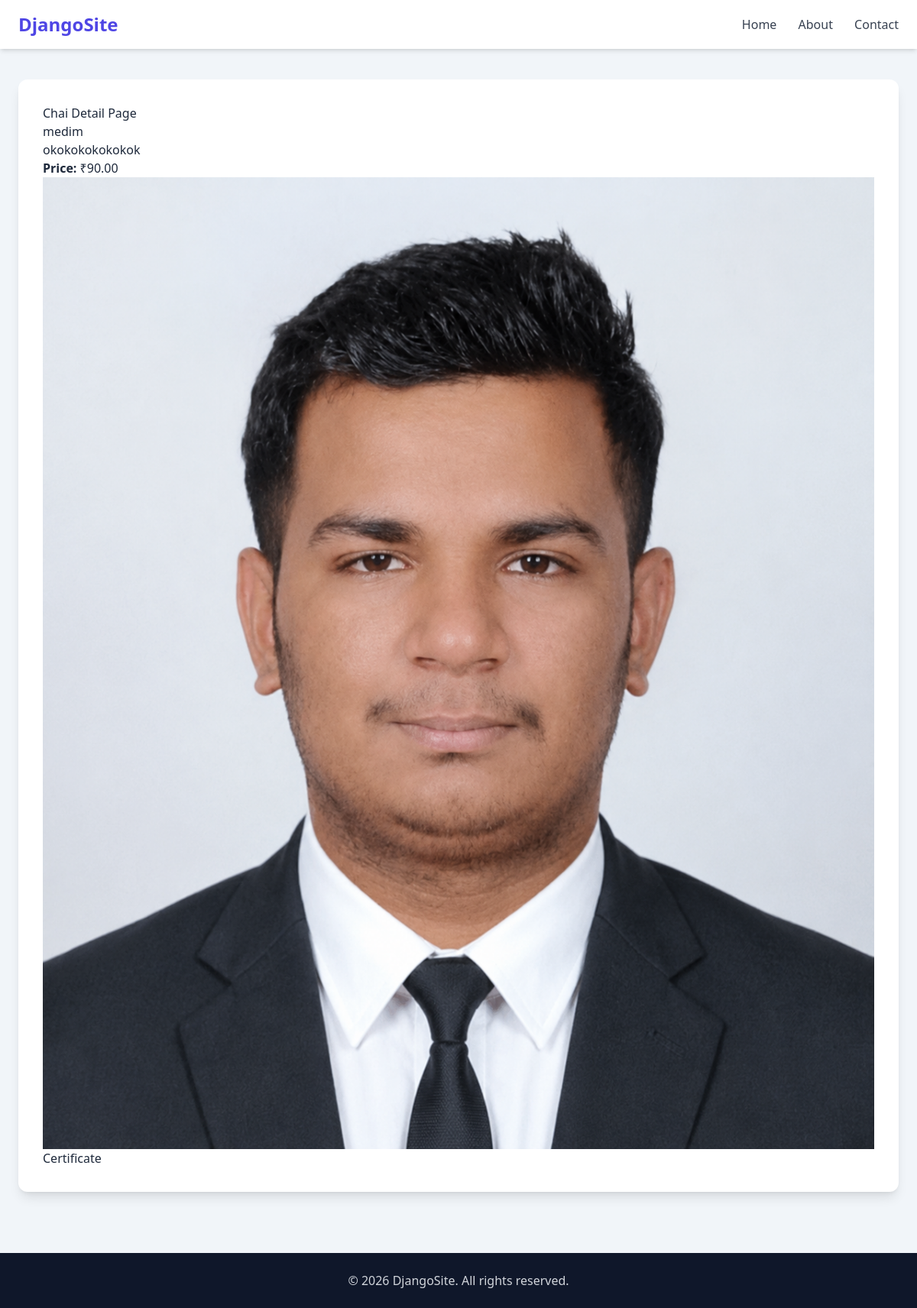
The page /chai/4/ on the database its author committed.
### chai/models.py (models this page shows, shortened)
class Chai_Varity(models.Model):
    CHAI_TYPE_CHOICES = [
    ('ML', 'MASALA'),
    ('GR', 'GINGER'),
    ('KL', 'KIWI'),
    ('PL', 'PLAIN'),
    ('EL', 'ELAICHI'),
   ]
    name = models.CharField(max_length=100)
    image = models.ImageField(upload_to='chais/')
    date_added = models.DateTimeField(default=timezone.now)
    type = models.CharField(max_length=2, choices=CHAI_TYPE_CHOICES, default='ML')
    description = models.TextField(default='')
    price = models.DecimalField(max_digits=6, decimal_places=2, default=0.00)

### chai/views.py (the view)
# urls.py: path('<int:chai_id>/',views.chai_detail,name='chai_detail')
def chai_detail(request,chai_id):
    chai = get_object_or_404(Chai_Varity,pk = chai_id)
    return render(request, 'chai_detail.html',{"chai":chai})

### chai/templates/chai_detail.html (shortened to what this page needs)
{% extends 'layout.html' %}
 {% block content %}
  <h1>Chai Detail Page</h1>
  <h2>{{chai.name}}</h2>
  <p>{{chai.description}}</p>
  <p><strong>Price:</strong> ₹{{ chai.price }}</p>
  <img src="{{chai.image.url}}" alt="">
  <a href="{% url 'Certificate_chai.html' %} ">Certificate</a>
  {% endblock content %}

### rows shown on the page
Chai_Varity: name "medim", description "okokokokokokok", price "90.00", image (picture)
